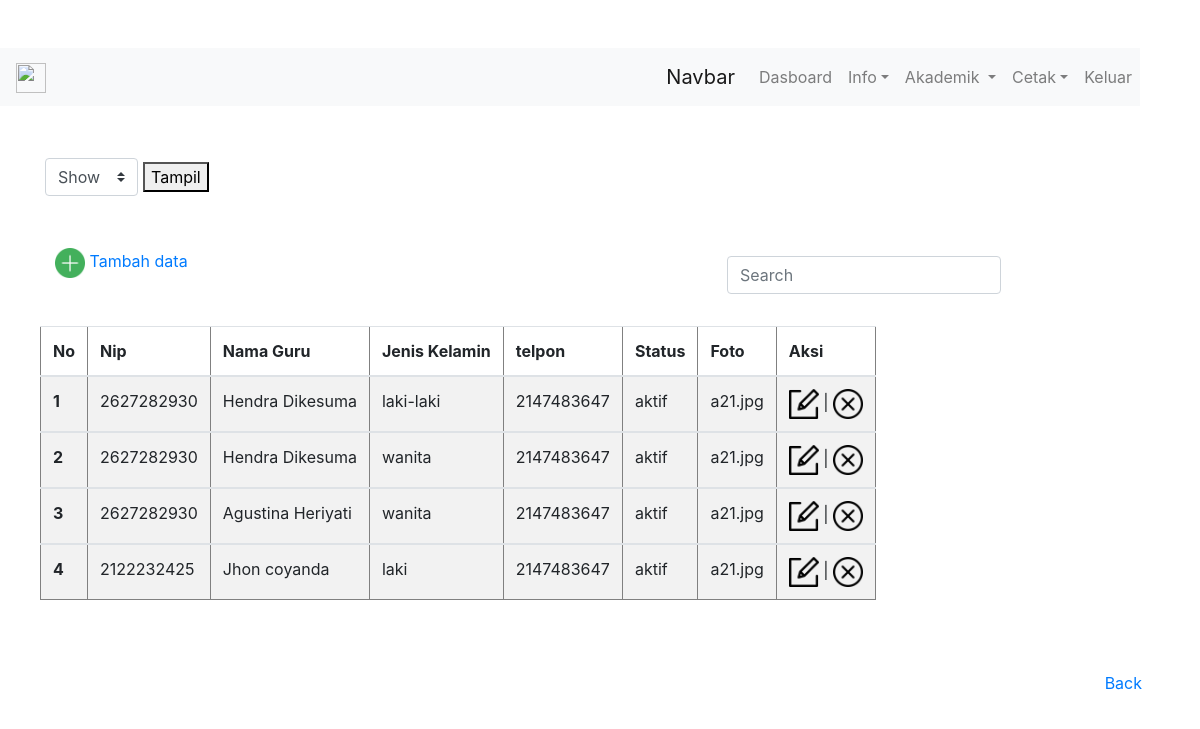
Screenshot of /guru.php with the database file from the repository.
### tables this page shows
CREATE TABLE `guru` (
  `id` int(11) NOT NULL,
  `nip` varchar(50) NOT NULL,
  `nama_guru` varchar(50) NOT NULL,
  `jenis_kelamin` varchar(10) NOT NULL,
  `telpon` int(20) NOT NULL,
  `statuss` varchar(50) NOT NULL,
  `foto` varchar(25) NOT NULL
);

### guru.php (the view, shortened to what this page needs)
<?php
require 'conn.php';
require 'tes.php';
$perintahQuery = "SELECT * FROM guru";
$query = mysqli_query($conn,$perintahQuery);
?>
<!DOCTYPE html>
<html lang="en">
<head>
    <link rel="stylesheet" href="css/bootstrap.min.css">
</head>
<body>
    <div class="container ">
    <form method="post" action="" class="mt-5">
  <div class="form-row align-items-center">
    <div class="col-auto my-1">
      <select class="custom-select mr-sm-2" id="inlineFormCustomSelect" name="show" id="show">
        <option selected>Show</option>
      </select>
    </div>
    <button type="submit" name="tampil">Tampil</button>
    </form>
        <div class="container">
  <div class="row mt-5 mb-4">
    <div class="col"><a href="tambah.php"><img src="img/plus.png" width="30px"> Tambah data</a></div>
    <div class="col">
        <div>
    <nav class="navbar navbar-light float-right">
  <form class="form-inline" action="" method="post">
    <input class="form-control mr-sm-2" type="search" placeholder="Search" autofocus autocomplete="off"  aria-label="Search" id="cari" name="cari">
  </form>
</nav>
</div></div>
</div>
</div>
<div id="search">
    <table class="table table-striped" border="1px">
  <thead>
    <tr>
    <th scope="col">No</th>
      <th scope="col">Nip</th>
      <th scope="col">Nama Guru</th>
      <th scope="col">Jenis Kelamin</th>
      <th scope="col">telpon</th>
      <th scope="col">Status</th>
      <th scope="col">Foto</th>
      <th scope="col">Aksi</th>
    </tr>
  </thead>
  <?php $i=1;?>
    <?php while($row = mysqli_fetch_assoc($query)):?>
        <tbody>
    <tr>
    <th scope="row"><?=$i;?></th>
    <td><?= $row['nip']?></td>
      <td><?= $row['nama_guru']?></td>
      <td><?= $row['jenis_kelamin']?></td>
      <td><?= $row['telpon']?></td>
      <td><?= $row['statuss']?></td>
      <td><?= $row['foto']?></td>
      <td><a href="editguru.php?id=<?= $row['id'];?>"><img src="img/edit.png" width="30px"></a> | <a href="guruhapus.php?id=<?= $row['id'];?>"><img src="img/hapus.png" onclick=" return confirm('Apakah anda ingin menghapus?');"width="30px"></a></td>
    </tr>
  </tbody>
  <?php $i++;?>
   <?php endwhile;?>
</table>
</div>
   </div>
<button type="button" class="btn btn-link mt-5 float-right d-block" onclick="document.location.href='tes.php';">Back</button>
</body>
</html>

### tes.php (shortened to what this page needs)
<!doctype html>
<html lang="en">
<head>
    <link rel="stylesheet" href="css/bootstrap.min.css">
</head>
<body>
    <div class="container m-0 p-0 mt-5">
        <nav class="navbar navbar-light bg-light mr-0 pr-0 ">
            <a class="navbar-brand" href="#">
                <img src="girls.jpg.jpg" width="30" height="30" alt="" loading="lazy">
            </a>
            <nav class="navbar navbar-expand-lg navbar-light bg-light m-0 p-0">
                <a class="navbar-brand" href="#">Navbar</a>
                <div class="collapse navbar-collapse" id="navbarSupportedContent">
                    <ul class="navbar-nav mr-auto">
                        <li class="nav-item">
                            <a class="nav-link" href="tes.php">Dasboard </a>
                        </li>
                        <li class="nav-item dropdown">
                            <a class="nav-link dropdown-toggle " href="#" id="navbarDropdown" role="button" data-toggle="dropdown" aria-haspopup="true" aria-expanded="false">Info</a>
                        </li>
                        <li class="nav-item dropdown">
                            <a class="nav-link dropdown-toggle" href="#" id="navbarDropdown" role="button" data-toggle="dropdown" aria-haspopup="true" aria-expanded="false">
                    Akademik
                  </a>
                        </li>
                        <li class="nav-item dropdown">
                            <a class="nav-link dropdown-toggle " href="#" id="navbarDropdown" role="button" data-toggle="dropdown" aria-haspopup="true" aria-expanded="false">Cetak</a>
                        </li>
                        <li class="nav-item">
                            <a class="nav-link" href="#">Keluar</a>
                        </li>
                    </ul>
                </div>
            </nav>
        </nav>
    </div>
</body>
</html>

### tes.php (style rules this page uses)
.navbar { margin-right: 120px; }

### rows the page displays
guru: nip "2627282930", nama_guru "Hendra Dikesuma", jenis_kelamin "laki-laki", telpon "2147483647", statuss "aktif", foto "a21.jpg"
guru: nip "2627282930", nama_guru "Hendra Dikesuma", jenis_kelamin "wanita", telpon "2147483647", statuss "aktif", foto "a21.jpg"
guru: nip "2627282930", nama_guru "Agustina Heriyati", jenis_kelamin "wanita", telpon "2147483647", statuss "aktif", foto "a21.jpg"
guru: nip "2122232425", nama_guru "Jhon coyanda", jenis_kelamin "laki", telpon "2147483647", statuss "aktif", foto "a21.jpg"
